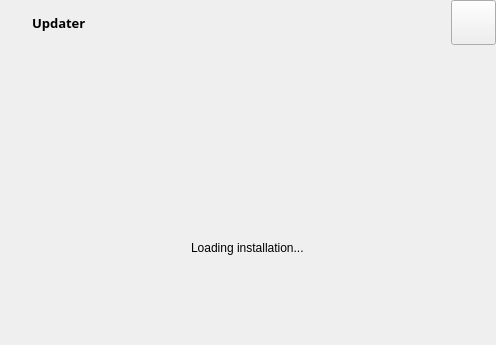
<?xml version="1.0" encoding="UTF-8"?>
<ui version="4.0">
 <class>Splashscreen</class>
 <widget class="QMainWindow" name="Splashscreen">
  <property name="geometry">
   <rect>
    <x>0</x>
    <y>0</y>
    <width>496</width>
    <height>345</height>
   </rect>
  </property>
  <property name="windowTitle">
   <string notr="true"/>
  </property>
  <widget class="QWidget" name="centralwidget">
   <property name="styleSheet">
    <string notr="true">QWidget#centralwidget{
	background : @color-panel-background;
	border: @border-windowpx solid @color-button-background;
}</string>
   </property>
   <layout class="QVBoxLayout" name="verticalLayout_2">
    <property name="spacing">
     <number>0</number>
    </property>
    <property name="leftMargin">
     <number>0</number>
    </property>
    <property name="topMargin">
     <number>0</number>
    </property>
    <property name="rightMargin">
     <number>0</number>
    </property>
    <property name="bottomMargin">
     <number>0</number>
    </property>
    <item>
     <layout class="QVBoxLayout" name="verticalLayout">
      <property name="spacing">
       <number>0</number>
      </property>
      <item>
       <widget class="QWidget" name="windowsTitleWidget" native="true">
        <property name="minimumSize">
         <size>
          <width>0</width>
          <height>45</height>
         </size>
        </property>
        <property name="maximumSize">
         <size>
          <width>16777215</width>
          <height>45</height>
         </size>
        </property>
        <property name="styleSheet">
         <string notr="true"/>
        </property>
        <layout class="QHBoxLayout" name="horizontalLayout_4">
         <property name="leftMargin">
          <number>0</number>
         </property>
         <property name="topMargin">
          <number>0</number>
         </property>
         <property name="rightMargin">
          <number>0</number>
         </property>
         <property name="bottomMargin">
          <number>0</number>
         </property>
         <item>
          <layout class="QHBoxLayout" name="windowsTitleLayout">
           <property name="spacing">
            <number>0</number>
           </property>
           <item>
            <widget class="QLabel" name="titleIconLabel">
             <property name="sizePolicy">
              <sizepolicy hsizetype="Fixed" vsizetype="Minimum">
               <horstretch>0</horstretch>
               <verstretch>0</verstretch>
              </sizepolicy>
             </property>
             <property name="minimumSize">
              <size>
               <width>32</width>
               <height>32</height>
              </size>
             </property>
             <property name="styleSheet">
              <string notr="true">padding : 5px;</string>
             </property>
             <property name="text">
              <string notr="true"/>
             </property>
             <property name="pixmap">
              <pixmap resource="../../installer/overridable_resources.qrc">:/images/logo_title.png</pixmap>
             </property>
            </widget>
           </item>
           <item>
            <widget class="QLabel" name="titleLabel">
             <property name="sizePolicy">
              <sizepolicy hsizetype="Preferred" vsizetype="Preferred">
               <horstretch>0</horstretch>
               <verstretch>0</verstretch>
              </sizepolicy>
             </property>
             <property name="minimumSize">
              <size>
               <width>0</width>
               <height>0</height>
              </size>
             </property>
             <property name="font">
              <font>
               <family>Helvetica,Helvetica,serif</family>
               <pointsize>10</pointsize>
               <weight>75</weight>
               <bold>true</bold>
              </font>
             </property>
             <property name="styleSheet">
              <string notr="true">font-family: &quot;Helvetica&quot;, Helvetica, serif;
color: @color-text-on-background ;</string>
             </property>
             <property name="text">
              <string notr="true">Updater</string>
             </property>
            </widget>
           </item>
           <item>
            <spacer name="horizontalSpacer">
             <property name="orientation">
              <enum>Qt::Horizontal</enum>
             </property>
             <property name="sizeHint" stdset="0">
              <size>
               <width>40</width>
               <height>20</height>
              </size>
             </property>
            </spacer>
           </item>
           <item>
            <widget class="QPushButton" name="closeButton">
             <property name="sizePolicy">
              <sizepolicy hsizetype="Fixed" vsizetype="Fixed">
               <horstretch>0</horstretch>
               <verstretch>0</verstretch>
              </sizepolicy>
             </property>
             <property name="minimumSize">
              <size>
               <width>45</width>
               <height>45</height>
              </size>
             </property>
             <property name="styleSheet">
              <string notr="true">QPushButton {
	border: 0px;
	margin: 1px;
}
QPushButton:hover {
	background-color: @color-panel-background-border;
}</string>
             </property>
             <property name="text">
              <string notr="true"/>
             </property>
             <property name="icon">
              <iconset resource="../../installer/overridable_resources.qrc">
               <normaloff>:/images/close.png</normaloff>:/images/close.png</iconset>
             </property>
            </widget>
           </item>
          </layout>
         </item>
        </layout>
       </widget>
      </item>
      <item>
       <widget class="QWidget" name="mainWidget" native="true">
        <property name="sizePolicy">
         <sizepolicy hsizetype="Minimum" vsizetype="Expanding">
          <horstretch>0</horstretch>
          <verstretch>0</verstretch>
         </sizepolicy>
        </property>
        <property name="minimumSize">
         <size>
          <width>0</width>
          <height>10</height>
         </size>
        </property>
        <property name="styleSheet">
         <string notr="true"/>
        </property>
        <layout class="QVBoxLayout" name="verticalLayout_4">
         <property name="leftMargin">
          <number>0</number>
         </property>
         <property name="topMargin">
          <number>0</number>
         </property>
         <property name="rightMargin">
          <number>0</number>
         </property>
         <property name="bottomMargin">
          <number>0</number>
         </property>
         <item>
          <layout class="QVBoxLayout" name="verticalLayout_3">
           <item>
            <spacer name="verticalSpacer_2">
             <property name="orientation">
              <enum>Qt::Vertical</enum>
             </property>
             <property name="sizeHint" stdset="0">
              <size>
               <width>20</width>
               <height>40</height>
              </size>
             </property>
            </spacer>
           </item>
           <item alignment="Qt::AlignHCenter">
            <widget class="QLabel" name="labelGif">
             <property name="minimumSize">
              <size>
               <width>200</width>
               <height>100</height>
              </size>
             </property>
             <property name="text">
              <string notr="true"/>
             </property>
            </widget>
           </item>
           <item alignment="Qt::AlignHCenter">
            <widget class="QLabel" name="labelText">
             <property name="font">
              <font>
               <family>Segoe UI</family>
               <pointsize>9</pointsize>
              </font>
             </property>
             <property name="styleSheet">
              <string notr="true">color: @color-text-gray ;</string>
             </property>
             <property name="text">
              <string>Loading installation...</string>
             </property>
            </widget>
           </item>
           <item>
            <spacer name="verticalSpacer">
             <property name="orientation">
              <enum>Qt::Vertical</enum>
             </property>
             <property name="sizeHint" stdset="0">
              <size>
               <width>20</width>
               <height>40</height>
              </size>
             </property>
            </spacer>
           </item>
          </layout>
         </item>
        </layout>
       </widget>
      </item>
     </layout>
    </item>
   </layout>
  </widget>
 </widget>
 <resources>
  <include location="../../installer/overridable_resources.qrc"/>
 </resources>
 <connections/>
</ui>
